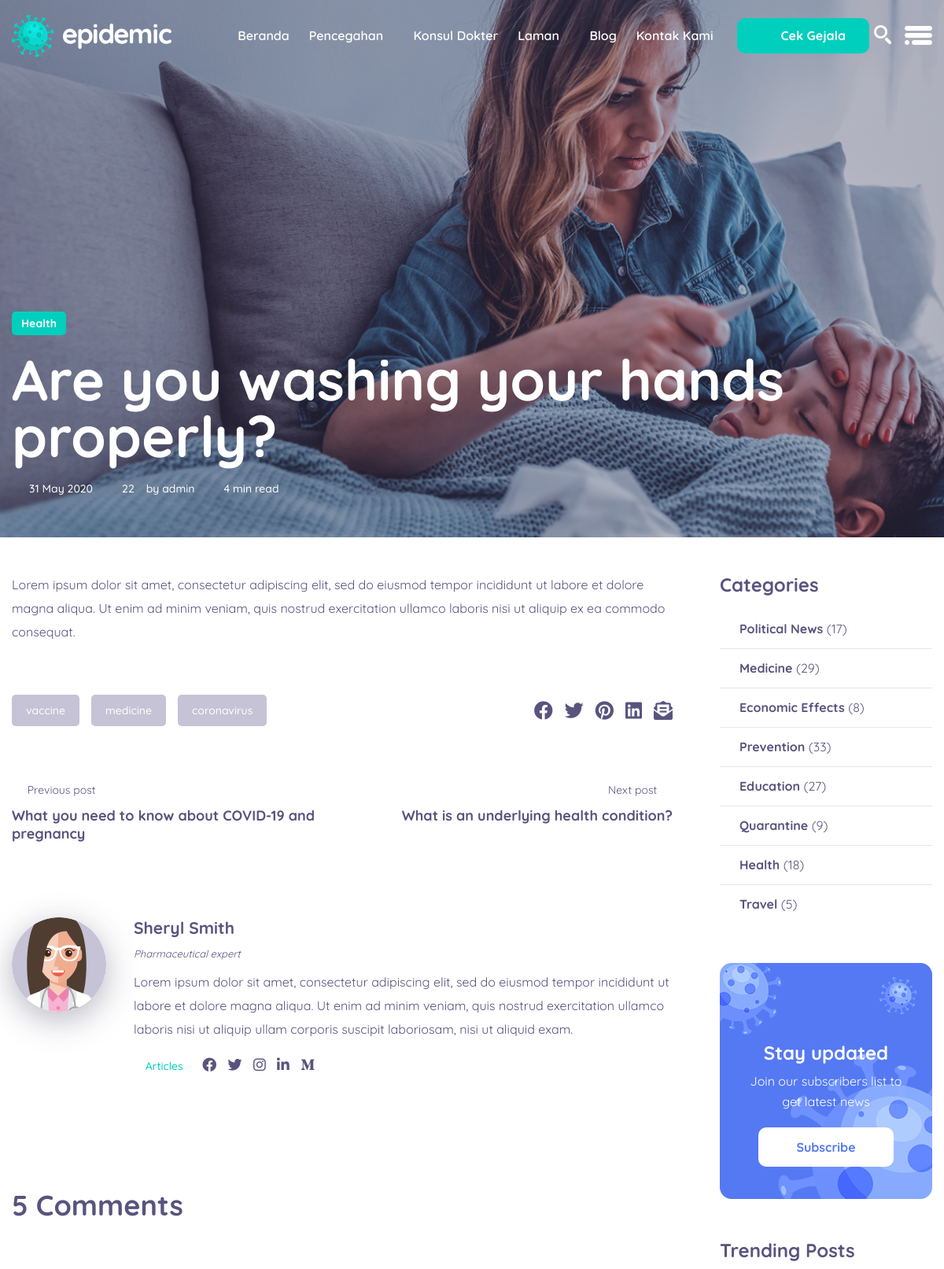
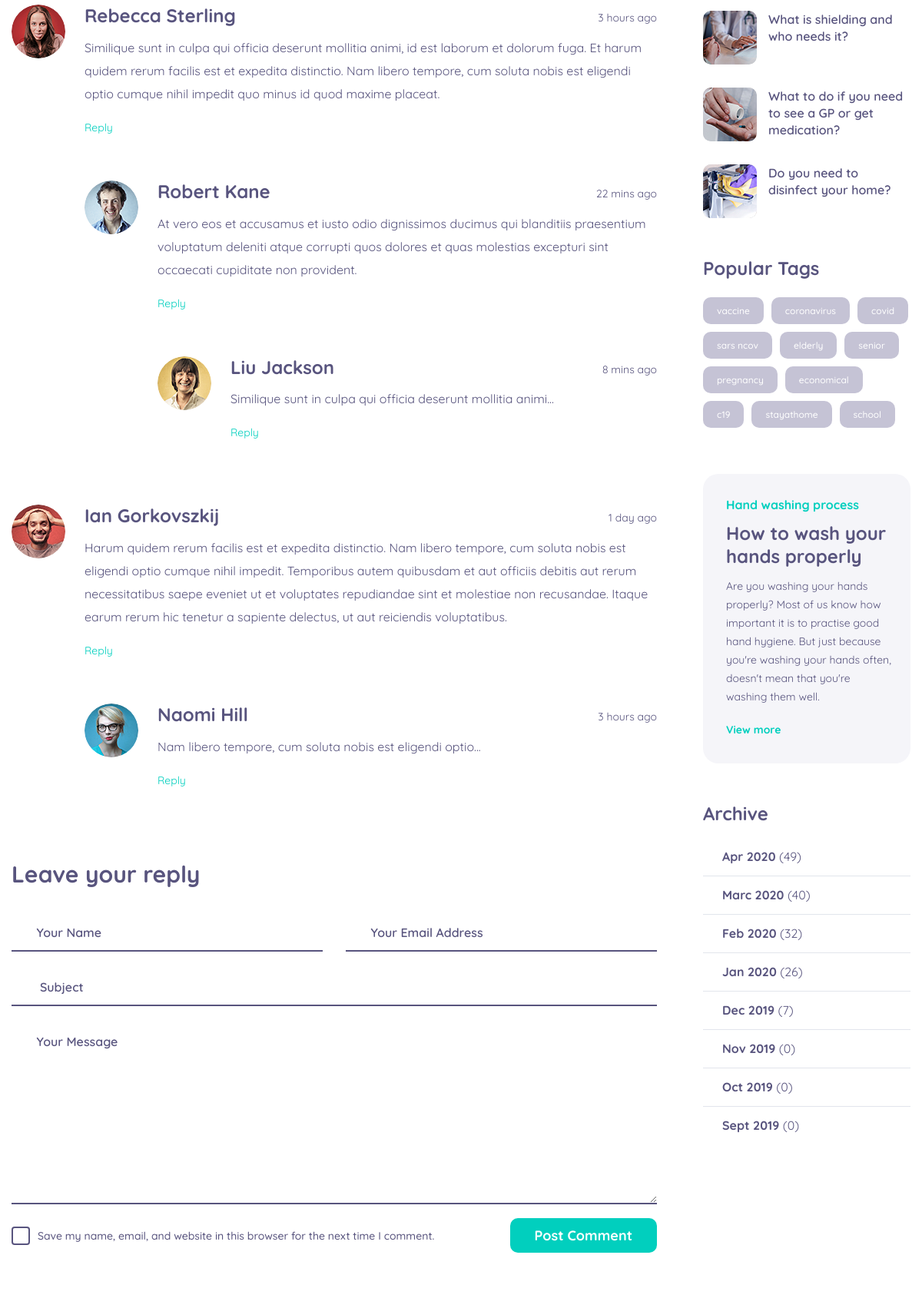
Page /public/Blog/single_blog/5 (upper part) on the committed database (2 pictures, top to bottom).
### tables this page shows
CREATE TABLE `blogs` (
  `id` int(11) NOT NULL,
  `authId` int(11) NOT NULL,
  `title` varchar(255) NOT NULL,
  `category` varchar(255) NOT NULL,
  `date` date NOT NULL,
  `content` longtext NOT NULL
);

CREATE TABLE `users` (
  `id` int(11) NOT NULL,
  `username` varchar(255) NOT NULL,
  `password` varchar(255) NOT NULL,
  `full_name` varchar(255) NOT NULL,
  `birth_date` date NOT NULL,
  `address` varchar(255) NOT NULL,
  `email` varchar(255) NOT NULL,
  `phone_number` varchar(255) NOT NULL
);

### app/views/Blog/single_blog.php (the view, shortened to what the rows shown need)
<section class="single_blog_img">
    <div class="container">
        <div class="single_blog_text">
            <a class="tag" href="#"><?= $data['blog']['category'] ?></a>
            <h2><?= $data['blog']['title'] ?></h2>
            <ul class="nav">
                <?php
                $date = date('j F Y', strtotime(str_replace("-", "/", $data['blog']['date'])));
                $data['users'] = $this->model('User_model')->getAllUsersNameById($data['blog']['authId']);
                $author_name = $data['users']['full_name'];
                ?>
                <li><a href="#"><i class="linearicons-calendar-full"></i><?= $date ?></a></li>
                <li><a href="#"><i class="linearicons-bubbles"></i>22</a></li>
                <li><a href="#">by <?= $author_name ?></a></li>
                <li></li>
            </ul>
        </div>
    </div>
</section>
<section class="single_blog_area">
    <div class="container">
        <div class="row single_blog_inner">
            <div class="col-lg-9">
                <div class="single_blog_text_inner">
                    <?= $data['blog']['content'] ?>
                    <div class="single_blog_bottom">
                    </div>
                    <div class="post_navigation row">
                        <div class="col-6">
                            <?php
                            $total = count($this->model('Blog_model')->getAllBlogs());
                            if ($data['blog']['id'] != 1) {
                                $data['previous_blog'] = $this->model('Blog_model')->getAllBlogsById($data['blog']['id'] - 1); ?>
                                <a href="<?= BASEURL; ?>/Blog/single_blog/<?=$data['blog']['id']-1?>"><i class="linearicons-arrow-left"></i> Previous post</a>
                                <h4><?= $data['previous_blog']['title'] ?></h4>
                            <?php } ?>
                        </div>
                        <div class="col-6 text-right">
                            <?php
                            if ($data['blog']['id'] != $total) {
                                $data['next_blog'] = $this->model('Blog_model')->getAllBlogsById($data['blog']['id'] + 1); ?>
                                <a href="<?= BASEURL; ?>/Blog/single_blog/<?=$data['blog']['id']+1?>">Next post <i class="linearicons-arrow-right"></i></a>
                                <h4><?= $data['next_blog']['title'] ?></h4>
                            <?php } ?>
                        </div>
                    </div>
                    <div class="post_author">
                    </div>
                    <div class="s_comment_list">
                    </div>
                    <div class="comment_box">
                    </div>
                </div>
            </div>
        </div>
    </div>
</section>

### rows in the picture
blogs: category "Health", title "Are you washing your hands properly?", date "31 May 2020", content "Lorem ipsum dolor sit amet, consectetur adipiscing elit, sed do eiusmod tempor incididunt ut labore et dolore magna aliqua. Ut enim ad minim veniam, quis nostrud exercitation ullamco laboris nisi ut aliquip ex ea commodo consequat."
users: full_name "admin"
blogs: title "What you need to know about COVID-19 and pregnancy"
blogs: title "What is an underlying health condition?"
